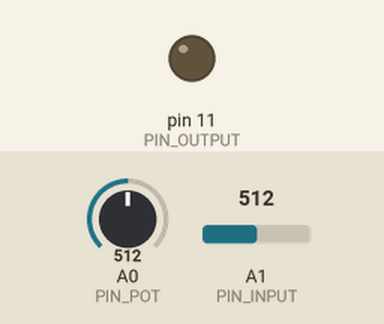
Recording of a sketch running on a simulated Arduino Uno, built with avr-gcc and run on an emulated ATmega328P. Parts: output pins drawn as LEDs (lit = HIGH). Inputs (shaded band) come from the test bench; at power-on: A0 (PIN_POT) = 512, A1 (PIN_INPUT) = 512.

Above: at 1.2 s.
1.3 s: A0 (PIN_POT) set to 513
At 1.45 s:
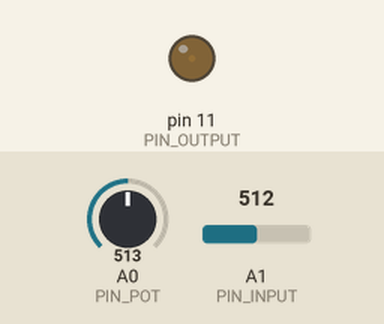
4.3 s: A1 (PIN_INPUT) set to 306
At 5.5 s:
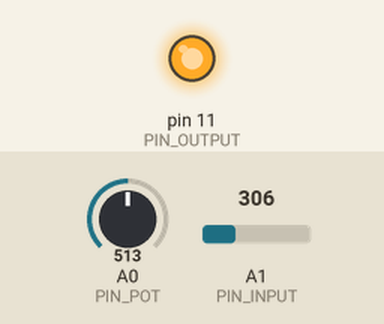
5.9 s: A0 (PIN_POT) set to 122
At 6.8 s:
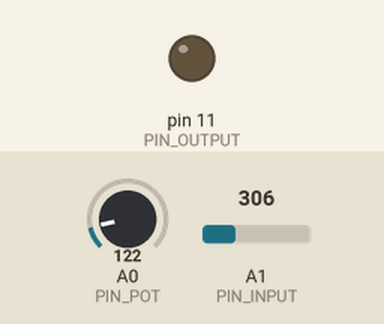
7.5 s: A1 (PIN_INPUT) set to 130
9.0 s: A1 (PIN_INPUT) set to 121
At 9.15 s:
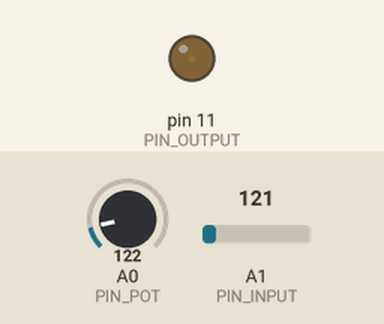
12.0 s: A1 (PIN_INPUT) set to 0
Timing chart, 0 to 14.6 s (numbered marks = the images above; inputs shaded):
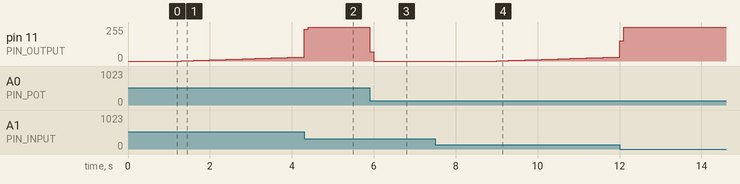

The sketch:

EXO_2_Q.2.ino
```cpp
#include <PID_v1.h>

#define PIN_INPUT A1//on définit la photorésistance en entrée analogique sur la broche A1
#define PIN_OUTPUT 11//on définit la LED en sortie sur la broche 11
#define PIN_POT A0//on définit le potentiomètre en entrée sur la broche A0
unsigned int PotentiometreValue;

double Setpoint, Input, Output;//on définit les différentes variables pour simplifier le code par la suite


double Kp=0, Ki=10, Kd=0;//on définit les différentes variables pour simplifier le code par la suite

PID myPID(&Input, &Output, &Setpoint, Kp, Ki, Kd, DIRECT);

void setup()
{
  //on ininitialise les variables
  Input = analogRead(PIN_INPUT);//on lit la valeur du potentiomètre

  //on allume le PID
  myPID.SetMode(AUTOMATIC);
}
void loop()
{
PotentiometreValue = analogRead(PIN_POT);//la valeur attribuée au potentiomètre est celle lue sur celui ci
  Setpoint = PotentiometreValue ;//on définit la sensibilité de la photorésistance
  Input = analogRead(PIN_INPUT);//on lit la veleur de la photorésistance et on l'applique à la led
  myPID.Compute();
  analogWrite(PIN_OUTPUT, Output);//on illumine la led en fonction de la valeur de la photorésistance
 }
```

Measured:
- after the input at 1.3 s, pin 11 (PIN_OUTPUT): moves from 0/255 to 30/255 over 2.9 s, starting at once
- after the input at 5.9 s, pin 11 (PIN_OUTPUT): 255/255 → 71/255 at once, → 0/255 0.10 s later
- after the input at 7.5 s, every drawn part: stays the same
- after the input at 9.0 s, pin 11 (PIN_OUTPUT): moves from 0/255 to 30/255 over 2.9 s, starting at once
